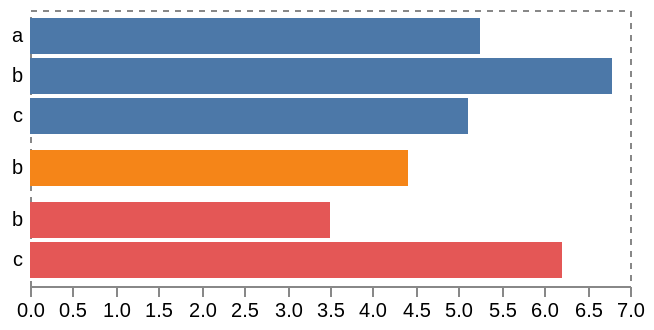

The specification (Vega-Lite) saved for this image:
### Vega specification from a JSON file in a GitHub repository (floating-point values rounded to 4 significant figures)
{"$schema": "https://vega.github.io/schema/vega/v5.json", "width": 300, "padding": 5, "autosize": "pad", "encode": {"enter": {"fill": {"value": "transparent"}, "strokeWidth": {"value": 1}, "stroke": {"value": "#888"}}, "update": {"strokeDash": {"value": [3, 3]}}, "hover": {"strokeDash": {"value": []}}}, "signals": [{"name": "rangeStep", "value": 20, "bind": {"input": "range", "min": 5, "max": 50, "step": 1}}, {"name": "innerPadding", "value": 0.1, "bind": {"input": "range", "min": 0, "max": 1}}, {"name": "outerPadding", "value": 0.2, "bind": {"input": "range", "min": 0, "max": 1}}, {"name": "height", "update": "trellisExtent[1]"}], "data": [{"name": "tuples", "values": [{"a": 0, "b": "a", "c": 6.3}, {"a": 0, "b": "a", "c": 4.2}, {"a": 0, "b": "b", "c": 6.8}, {"a": 0, "b": "c", "c": 5.1}, {"a": 1, "b": "b", "c": 4.4}, {"a": 2, "b": "b", "c": 3.5}, {"a": 2, "b": "c", "c": 6.2}], "transform": [{"type": "aggregate", "groupby": ["a", "b"], "fields": ["c"], "ops": ["average"], "as": ["c"]}]}, {"name": "trellis", "source": "tuples", "transform": [{"type": "aggregate", "groupby": ["a"]}, {"type": "formula", "as": "span", "expr": "rangeStep * bandspace(datum.count, innerPadding, outerPadding)"}, {"type": "stack", "field": "span"}, {"type": "extent", "field": "y1", "signal": "trellisExtent"}]}], "scales": [{"name": "xscale", "domain": {"data": "tuples", "field": "c"}, "nice": true, "zero": true, "round": true, "range": "width"}, {"name": "color", "type": "ordinal", "range": "category", "domain": {"data": "trellis", "field": "a"}}], "axes": [{"orient": "bottom", "scale": "xscale", "domain": true}], "marks": [{"type": "group", "from": {"data": "trellis", "facet": {"name": "faceted_tuples", "data": "tuples", "groupby": "a"}}, "encode": {"enter": {"x": {"value": 0}, "width": {"signal": "width"}}, "update": {"y": {"field": "y0"}, "y2": {"field": "y1"}}}, "scales": [{"name": "yscale", "type": "band", "paddingInner": {"signal": "innerPadding"}, "paddingOuter": {"signal": "outerPadding"}, "round": true, "domain": {"data": "faceted_tuples", "field": "b"}, "range": {"step": {"signal": "rangeStep"}}}], "axes": [{"orient": "left", "scale": "yscale", "ticks": false, "domain": false, "labelPadding": 4}], "marks": [{"type": "rect", "from": {"data": "faceted_tuples"}, "encode": {"enter": {"x": {"value": 0}, "x2": {"scale": "xscale", "field": "c"}, "fill": {"scale": "color", "field": "a"}, "strokeWidth": {"value": 2}}, "update": {"y": {"scale": "yscale", "field": "b"}, "height": {"scale": "yscale", "band": 1}, "stroke": {"value": null}, "zindex": {"value": 0}}, "hover": {"stroke": {"value": "firebrick"}, "zindex": {"value": 1}}}}]}]}
